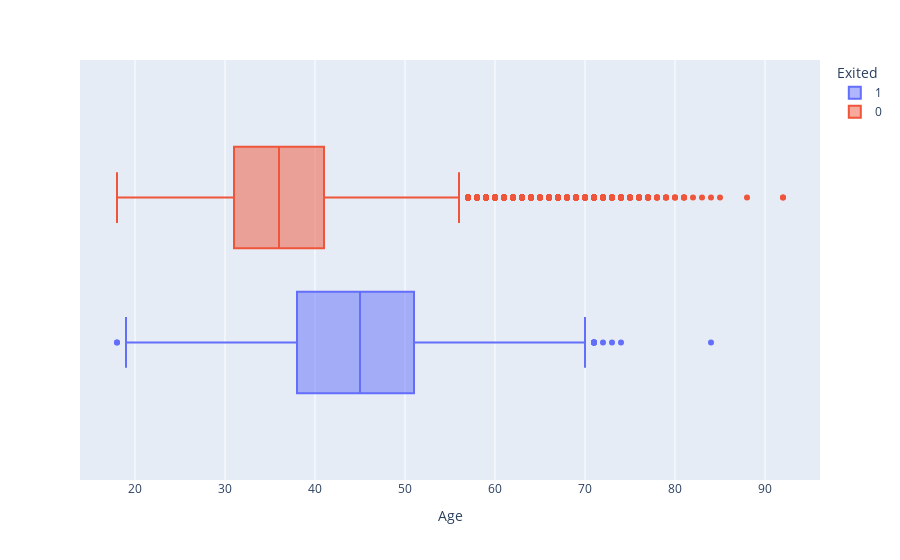

Notebook cell for this chart:
### Code cell
fig_4 = px.box(
    data_frame=churn_data,x = 'Age', color ='Exited')
fig_4.show()

### Figure 1 — Plotly figure (JSON) as saved in the notebook; plotly's stock layout.template omitted (floating-point values rounded to 4 significant figures; data arrays with more than 128 entries replaced by an {"elided": "..."} marker saying what was removed)
{"data": [{"alignmentgroup": "True", "hovertemplate": "Exited=1<br>Age=%{x}<extra></extra>", "legendgroup": "1", "marker": {"color": "#636efa"}, "name": "1", "notched": false, "offsetgroup": "1", "orientation": "h", "showlegend": true, "type": "box", "x": {"elided": "2037 int values"}, "x0": " ", "xaxis": "x", "y0": " ", "yaxis": "y"}, {"alignmentgroup": "True", "hovertemplate": "Exited=0<br>Age=%{x}<extra></extra>", "legendgroup": "0", "marker": {"color": "#EF553B"}, "name": "0", "notched": false, "offsetgroup": "0", "orientation": "h", "showlegend": true, "type": "box", "x": {"elided": "7963 int values"}, "x0": " ", "xaxis": "x", "y0": " ", "yaxis": "y"}], "layout": {"boxmode": "group", "legend": {"title": {"text": "Exited"}, "tracegroupgap": 0}, "margin": {"t": 60}, "xaxis": {"anchor": "y", "domain": [0, 1], "title": {"text": "Age"}}, "yaxis": {"anchor": "x", "domain": [0, 1]}}}
